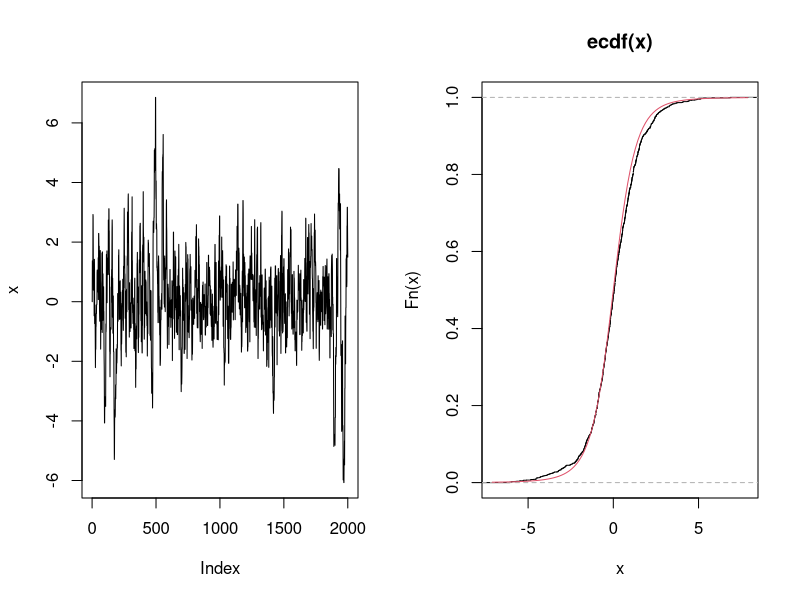
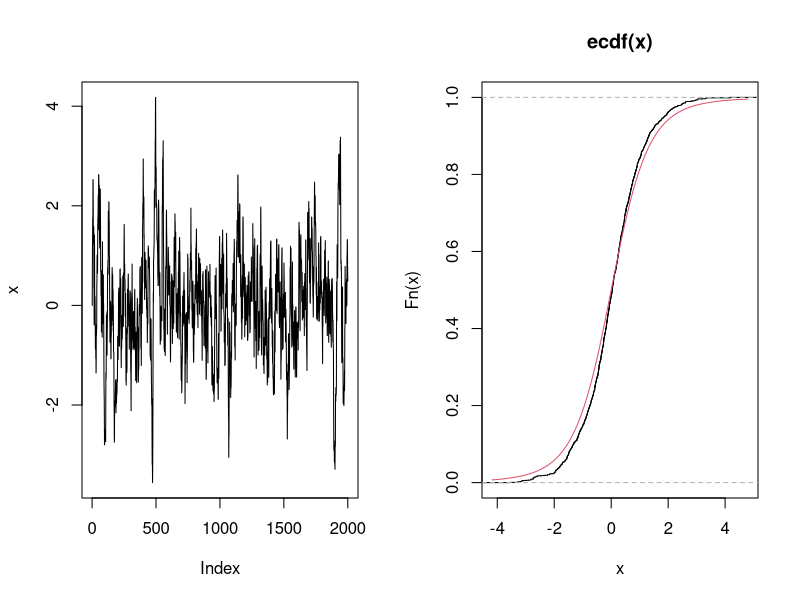
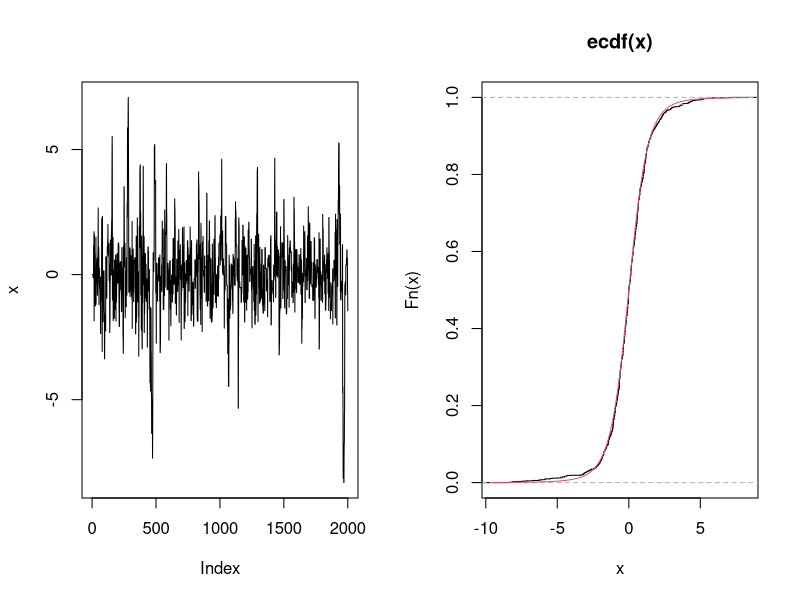
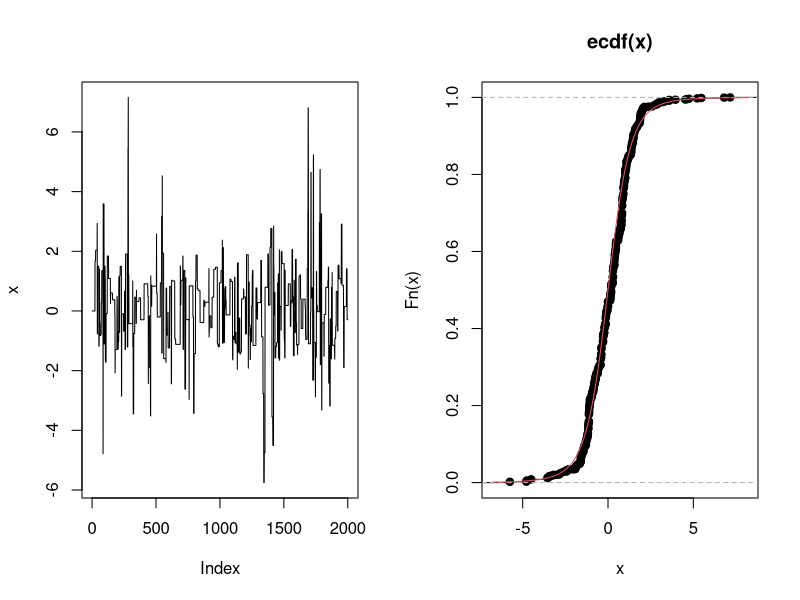

R code for these plots, in order:
## ---- chunk 1
knitr::opts_chunk$set(echo = TRUE)
## ---- chunk 2

# Para o problema em questão, o seguinte é o conhecido:

# N <- 2000 # pretende-se gerar 2000 NPA
# a geração dos NPA terá de ser feita via um passeio aleatório

# os NPA seguem uma distribuição t de Student com 4 graus de liberdade, T(v=4):
f <- function(x, v = 4) {
    dt(x, df = v)
} # distribuição principal; para cada valor gerado com a N(0,sigma), será criada uma T(4) # nolint
#v <- 4 # parâmetro v da t-Student, valor fixo # nolint

# distribuição candidata: Normal-padrão, i.e. N(0,1); outras distribuições candidatas para considerar: N(0, sigma), com sigma a assumir valores por nós designados # nolint
#g <- function(x, mean_g = 0, sigma_g = 1) {
#    dnorm(x, mean = mean_g, sd = sigma_g) # nolint
#} # distribuição candidata: Normal com média fixa em zero e desvio-padrão editável # nolint
#sigma <- 1 # começamos com uma Normal-padrão, valor editável # nolint

# para todas as situações, o valor inicial será zero

tst_random_walk <- function(N = 2000, v=4, mean_g = 0, sigma_g = 1, start = 0) {
    set.seed(42)
    x <- numeric(N) # vector de zeros, de dimensão N
    x[1] <- start # definimos valor inicial no vector; valor fixo
    k <- 0
    for (i in 2:N) {
        z <- rnorm(n = 1, mean_g, sigma_g) # geração de um NPA de acordo com a distribuição candidata # nolint
        y <- x[i - 1] + z
        alpha <- min(f(y, v) / f(x[i - 1], v), 1)
        u <- runif(1)
        if (u <= alpha) { # cálculo da aceitação dos valores gerados
            x[i] <- y
            k <- k + 1     # contagem dos aceites
        } else {
            x[i] <- x[i - 1]
        }
    }
    par(mfrow = c(1, 2))
    plot(x, type = "l")
    print("Taxa de aceitação: ")
    print(k / N)
    plot(ecdf(x))
    curve(pt(x, v), add = TRUE, col = 2)
}
## ---- chunk 3
tst_random_walk()

## ---- chunk 4
tst_random_walk(sigma_g = 0.5)

## ---- chunk 5
tst_random_walk(sigma_g = 2)

## ---- chunk 6
tst_random_walk(sigma_g = 10)

